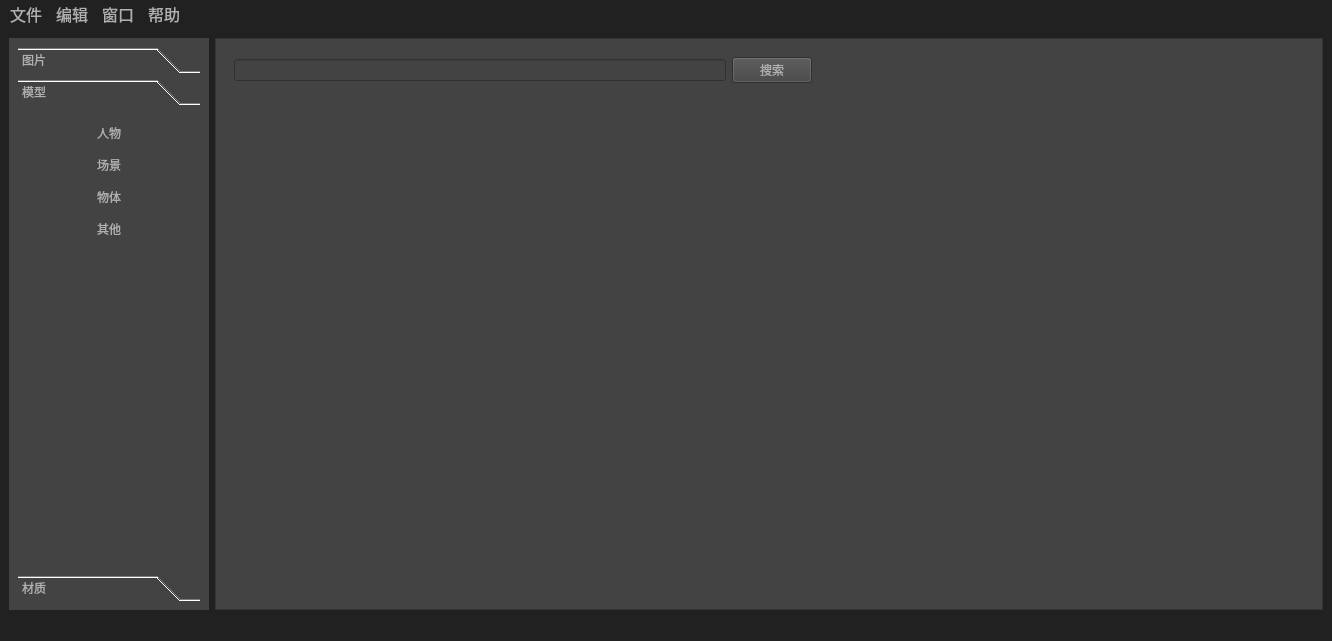
<?xml version="1.0" encoding="UTF-8"?>
<ui version="4.0">
 <class>MainWindow</class>
 <widget class="QMainWindow" name="MainWindow">
  <property name="geometry">
   <rect>
    <x>0</x>
    <y>0</y>
    <width>1332</width>
    <height>641</height>
   </rect>
  </property>
  <property name="font">
   <font>
    <pointsize>20</pointsize>
   </font>
  </property>
  <property name="windowTitle">
   <string>资源浏览器</string>
  </property>
  <property name="styleSheet">
   <string notr="true">color: rgb(175, 175, 175);
background-color: rgb(33, 33, 33);</string>
  </property>
  <property name="locale">
   <locale language="Chinese" country="China"/>
  </property>
  <widget class="QWidget" name="centralwidget">
   <layout class="QHBoxLayout" name="_2">
    <item>
     <widget class="QScrollArea" name="scrollArea">
      <property name="sizePolicy">
       <sizepolicy hsizetype="Preferred" vsizetype="Expanding">
        <horstretch>0</horstretch>
        <verstretch>0</verstretch>
       </sizepolicy>
      </property>
      <property name="minimumSize">
       <size>
        <width>200</width>
        <height>0</height>
       </size>
      </property>
      <property name="maximumSize">
       <size>
        <width>200</width>
        <height>16777215</height>
       </size>
      </property>
      <property name="styleSheet">
       <string notr="true">background-color: rgb(67, 67, 67);</string>
      </property>
      <property name="frameShape">
       <enum>QFrame::NoFrame</enum>
      </property>
      <property name="frameShadow">
       <enum>QFrame::Plain</enum>
      </property>
      <property name="lineWidth">
       <number>0</number>
      </property>
      <property name="widgetResizable">
       <bool>true</bool>
      </property>
      <widget class="QWidget" name="scrollAreaWidgetContents">
       <property name="geometry">
        <rect>
         <x>0</x>
         <y>0</y>
         <width>200</width>
         <height>574</height>
        </rect>
       </property>
       <layout class="QGridLayout" name="gridLayout">
        <item row="0" column="0">
         <widget class="QToolBox" name="toolBox">
          <property name="frameShape">
           <enum>QFrame::Panel</enum>
          </property>
          <property name="frameShadow">
           <enum>QFrame::Plain</enum>
          </property>
          <property name="lineWidth">
           <number>0</number>
          </property>
          <property name="currentIndex">
           <number>1</number>
          </property>
          <widget class="QWidget" name="page">
           <property name="geometry">
            <rect>
             <x>0</x>
             <y>0</y>
             <width>182</width>
             <height>478</height>
            </rect>
           </property>
           <property name="layoutDirection">
            <enum>Qt::LeftToRight</enum>
           </property>
           <property name="autoFillBackground">
            <bool>false</bool>
           </property>
           <attribute name="label">
            <string>图片</string>
           </attribute>
           <layout class="QVBoxLayout" name="verticalLayout">
            <item>
             <widget class="QPushButton" name="btn_pic_men">
              <property name="text">
               <string>人物</string>
              </property>
              <property name="autoDefault">
               <bool>false</bool>
              </property>
              <property name="flat">
               <bool>true</bool>
              </property>
             </widget>
            </item>
            <item>
             <widget class="QPushButton" name="btn_pic_sence">
              <property name="text">
               <string>场景</string>
              </property>
              <property name="autoDefault">
               <bool>false</bool>
              </property>
              <property name="flat">
               <bool>true</bool>
              </property>
             </widget>
            </item>
            <item>
             <widget class="QPushButton" name="btn_pic_goods">
              <property name="text">
               <string>物品</string>
              </property>
              <property name="autoDefault">
               <bool>false</bool>
              </property>
              <property name="flat">
               <bool>true</bool>
              </property>
             </widget>
            </item>
            <item>
             <widget class="QPushButton" name="btn_pic_texture">
              <property name="text">
               <string>贴图</string>
              </property>
              <property name="autoDefault">
               <bool>false</bool>
              </property>
              <property name="flat">
               <bool>true</bool>
              </property>
             </widget>
            </item>
            <item>
             <widget class="QPushButton" name="btn_pic_other">
              <property name="text">
               <string>其他</string>
              </property>
              <property name="autoDefault">
               <bool>false</bool>
              </property>
              <property name="flat">
               <bool>true</bool>
              </property>
             </widget>
            </item>
            <item>
             <spacer name="verticalSpacer">
              <property name="orientation">
               <enum>Qt::Vertical</enum>
              </property>
              <property name="sizeHint" stdset="0">
               <size>
                <width>20</width>
                <height>311</height>
               </size>
              </property>
             </spacer>
            </item>
           </layout>
          </widget>
          <widget class="QWidget" name="page_3">
           <property name="geometry">
            <rect>
             <x>0</x>
             <y>0</y>
             <width>182</width>
             <height>478</height>
            </rect>
           </property>
           <attribute name="label">
            <string>模型</string>
           </attribute>
           <layout class="QVBoxLayout" name="verticalLayout_3">
            <item>
             <widget class="QPushButton" name="btn_mod_men">
              <property name="text">
               <string>人物</string>
              </property>
              <property name="flat">
               <bool>true</bool>
              </property>
             </widget>
            </item>
            <item>
             <widget class="QPushButton" name="btn_mod_sence">
              <property name="text">
               <string>场景</string>
              </property>
              <property name="flat">
               <bool>true</bool>
              </property>
             </widget>
            </item>
            <item>
             <widget class="QPushButton" name="btn_mod_goods">
              <property name="text">
               <string>物体</string>
              </property>
              <property name="flat">
               <bool>true</bool>
              </property>
             </widget>
            </item>
            <item>
             <widget class="QPushButton" name="btn_mod_other">
              <property name="text">
               <string>其他</string>
              </property>
              <property name="flat">
               <bool>true</bool>
              </property>
             </widget>
            </item>
            <item>
             <spacer name="verticalSpacer_3">
              <property name="orientation">
               <enum>Qt::Vertical</enum>
              </property>
              <property name="sizeHint" stdset="0">
               <size>
                <width>20</width>
                <height>340</height>
               </size>
              </property>
             </spacer>
            </item>
           </layout>
          </widget>
          <widget class="QWidget" name="page_2">
           <property name="geometry">
            <rect>
             <x>0</x>
             <y>0</y>
             <width>98</width>
             <height>163</height>
            </rect>
           </property>
           <attribute name="label">
            <string>材质</string>
           </attribute>
           <layout class="QVBoxLayout" name="verticalLayout_4">
            <item>
             <widget class="QPushButton" name="pushButton_5">
              <property name="layoutDirection">
               <enum>Qt::LeftToRight</enum>
              </property>
              <property name="text">
               <string>人物</string>
              </property>
              <property name="autoDefault">
               <bool>false</bool>
              </property>
              <property name="default">
               <bool>false</bool>
              </property>
              <property name="flat">
               <bool>true</bool>
              </property>
             </widget>
            </item>
            <item>
             <widget class="QPushButton" name="pushButton_6">
              <property name="layoutDirection">
               <enum>Qt::LeftToRight</enum>
              </property>
              <property name="text">
               <string>物体</string>
              </property>
              <property name="autoDefault">
               <bool>false</bool>
              </property>
              <property name="default">
               <bool>false</bool>
              </property>
              <property name="flat">
               <bool>true</bool>
              </property>
             </widget>
            </item>
            <item>
             <widget class="QPushButton" name="pushButton_7">
              <property name="layoutDirection">
               <enum>Qt::LeftToRight</enum>
              </property>
              <property name="text">
               <string>地形</string>
              </property>
              <property name="autoDefault">
               <bool>false</bool>
              </property>
              <property name="default">
               <bool>false</bool>
              </property>
              <property name="flat">
               <bool>true</bool>
              </property>
             </widget>
            </item>
            <item>
             <widget class="QPushButton" name="pushButton_8">
              <property name="layoutDirection">
               <enum>Qt::LeftToRight</enum>
              </property>
              <property name="text">
               <string>建筑</string>
              </property>
              <property name="autoDefault">
               <bool>false</bool>
              </property>
              <property name="default">
               <bool>false</bool>
              </property>
              <property name="flat">
               <bool>true</bool>
              </property>
             </widget>
            </item>
            <item>
             <widget class="QPushButton" name="pushButton_14">
              <property name="layoutDirection">
               <enum>Qt::LeftToRight</enum>
              </property>
              <property name="text">
               <string>其他</string>
              </property>
              <property name="autoDefault">
               <bool>false</bool>
              </property>
              <property name="default">
               <bool>false</bool>
              </property>
              <property name="flat">
               <bool>true</bool>
              </property>
             </widget>
            </item>
            <item>
             <spacer name="verticalSpacer_2">
              <property name="orientation">
               <enum>Qt::Vertical</enum>
              </property>
              <property name="sizeHint" stdset="0">
               <size>
                <width>20</width>
                <height>311</height>
               </size>
              </property>
             </spacer>
            </item>
           </layout>
          </widget>
         </widget>
        </item>
       </layout>
      </widget>
     </widget>
    </item>
    <item>
     <widget class="QScrollArea" name="scrollArea_2">
      <property name="styleSheet">
       <string notr="true">background-color: rgb(67, 67, 67);</string>
      </property>
      <property name="widgetResizable">
       <bool>true</bool>
      </property>
      <widget class="QWidget" name="scrollAreaWidgetContents_2">
       <property name="geometry">
        <rect>
         <x>0</x>
         <y>0</y>
         <width>1106</width>
         <height>572</height>
        </rect>
       </property>
       <layout class="QVBoxLayout" name="verticalLayout_2">
        <item>
         <widget class="QWidget" name="widget" native="true">
          <layout class="QHBoxLayout" name="horizontalLayout">
           <item>
            <widget class="QLineEdit" name="lineEdit">
             <property name="sizePolicy">
              <sizepolicy hsizetype="Expanding" vsizetype="Fixed">
               <horstretch>0</horstretch>
               <verstretch>0</verstretch>
              </sizepolicy>
             </property>
             <property name="minimumSize">
              <size>
               <width>200</width>
               <height>0</height>
              </size>
             </property>
             <property name="layoutDirection">
              <enum>Qt::LeftToRight</enum>
             </property>
            </widget>
           </item>
           <item>
            <widget class="QPushButton" name="pushButton_25">
             <property name="text">
              <string>搜索</string>
             </property>
            </widget>
           </item>
           <item>
            <spacer name="horizontalSpacer">
             <property name="orientation">
              <enum>Qt::Horizontal</enum>
             </property>
             <property name="sizeHint" stdset="0">
              <size>
               <width>364</width>
               <height>20</height>
              </size>
             </property>
            </spacer>
           </item>
          </layout>
         </widget>
        </item>
        <item>
         <widget class="QWidget" name="widget_source" native="true">
          <property name="sizePolicy">
           <sizepolicy hsizetype="Expanding" vsizetype="Expanding">
            <horstretch>0</horstretch>
            <verstretch>0</verstretch>
           </sizepolicy>
          </property>
         </widget>
        </item>
       </layout>
      </widget>
     </widget>
    </item>
   </layout>
  </widget>
  <widget class="QMenuBar" name="menubar">
   <property name="geometry">
    <rect>
     <x>0</x>
     <y>0</y>
     <width>1332</width>
     <height>27</height>
    </rect>
   </property>
   <property name="minimumSize">
    <size>
     <width>0</width>
     <height>20</height>
    </size>
   </property>
   <property name="font">
    <font>
     <pointsize>12</pointsize>
     <weight>50</weight>
     <italic>false</italic>
     <bold>false</bold>
     <underline>false</underline>
    </font>
   </property>
   <widget class="QMenu" name="menu">
    <property name="title">
     <string>文件</string>
    </property>
   </widget>
   <widget class="QMenu" name="menu_2">
    <property name="title">
     <string>编辑</string>
    </property>
   </widget>
   <widget class="QMenu" name="menu_3">
    <property name="title">
     <string>窗口</string>
    </property>
   </widget>
   <widget class="QMenu" name="menu_help">
    <property name="title">
     <string>帮助</string>
    </property>
   </widget>
   <addaction name="menu"/>
   <addaction name="menu_2"/>
   <addaction name="menu_3"/>
   <addaction name="menu_help"/>
  </widget>
  <widget class="QStatusBar" name="statusbar"/>
  <action name="action">
   <property name="text">
    <string>新建</string>
   </property>
  </action>
  <action name="action_2">
   <property name="text">
    <string>打开</string>
   </property>
  </action>
  <action name="action_about">
   <property name="text">
    <string>关于</string>
   </property>
  </action>
 </widget>
 <resources/>
 <connections/>
</ui>
